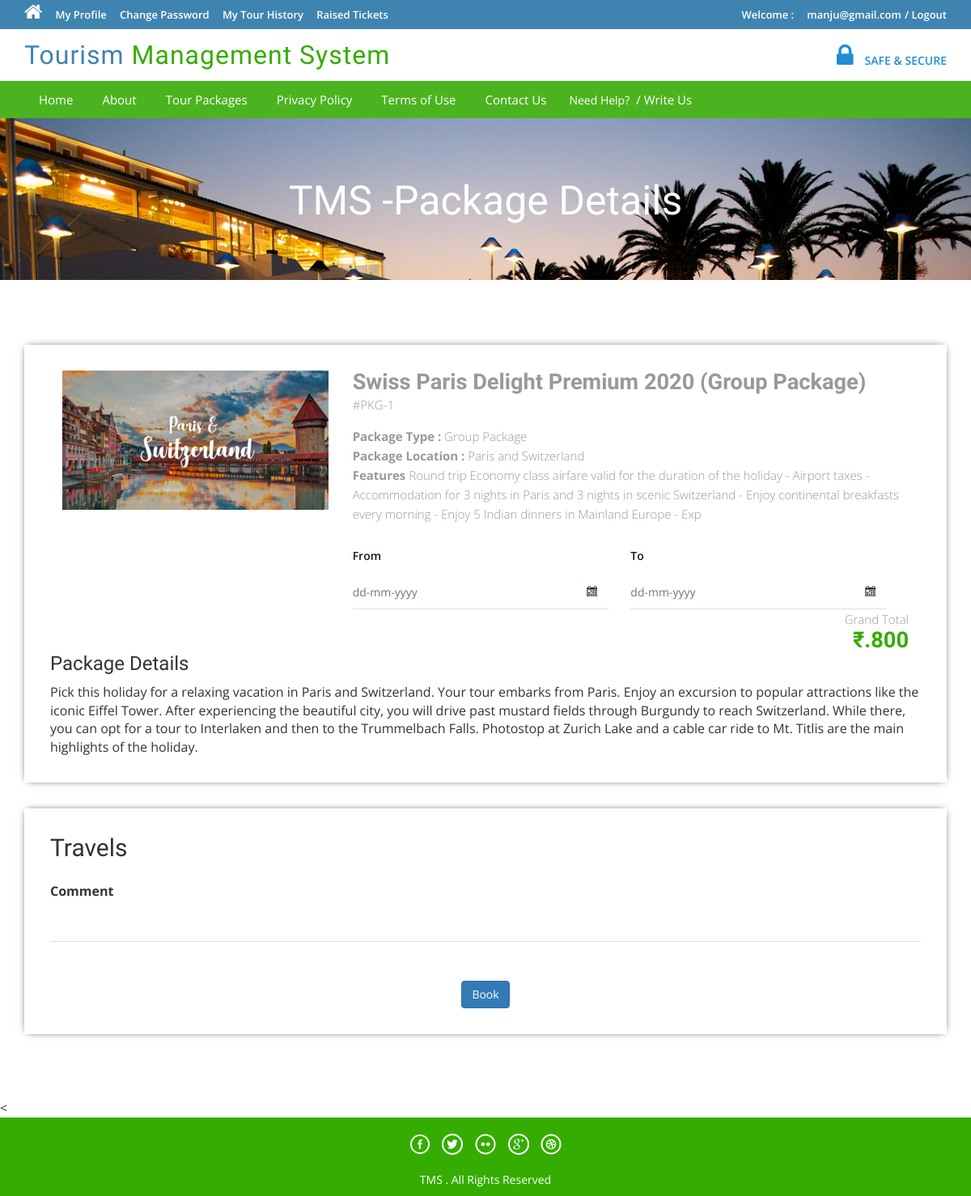
Page /package-details.php?pkgid=1 (signed in) on the earlier database version.
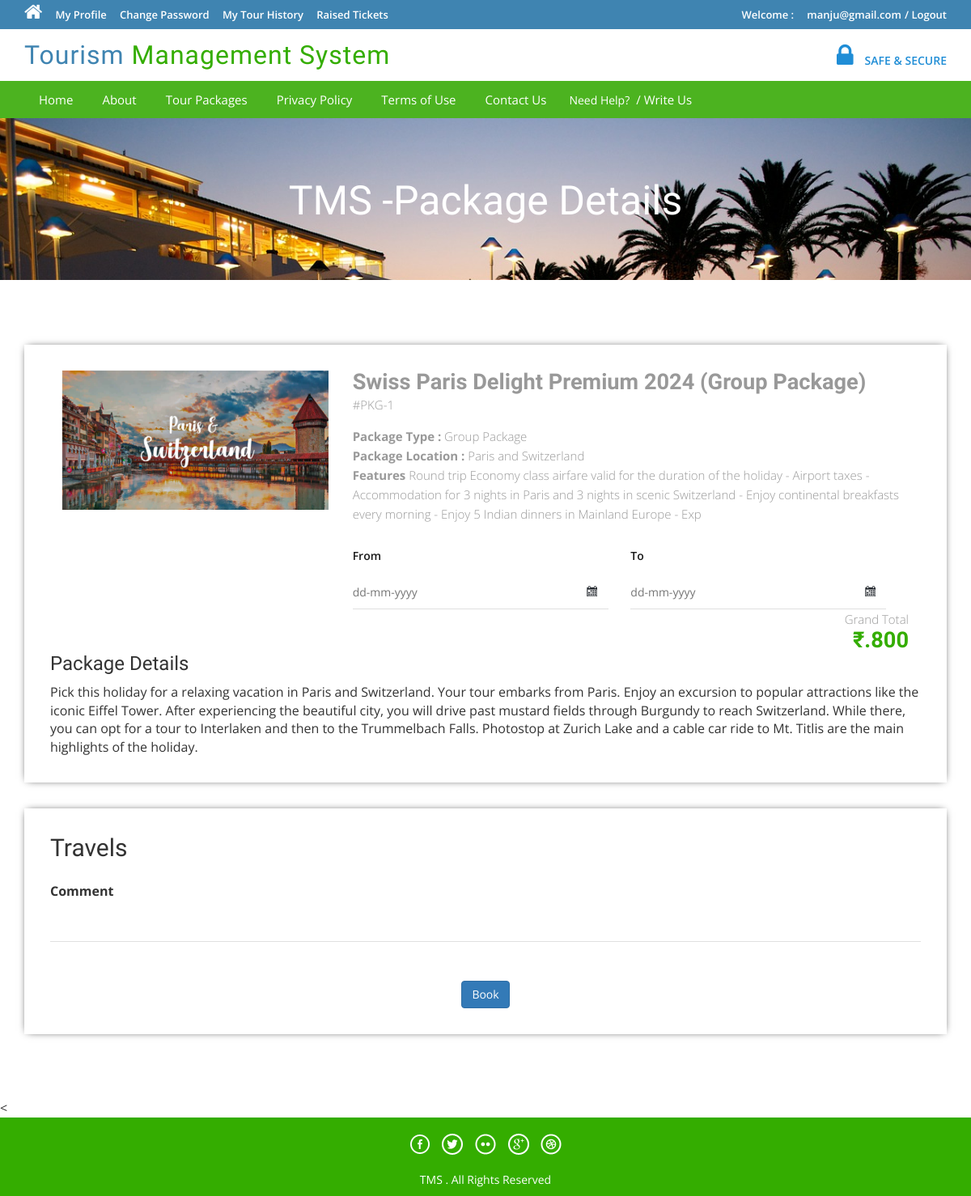
Same page on the later database version.
### tables this page shows
CREATE TABLE `tbltourpackages` (
  `PackageId` int(11) NOT NULL,
  `PackageName` varchar(200) DEFAULT NULL,
  `PackageType` varchar(150) DEFAULT NULL,
  `PackageLocation` varchar(100) DEFAULT NULL,
  `PackagePrice` int(11) DEFAULT NULL,
  `PackageFetures` varchar(255) DEFAULT NULL,
  `PackageDetails` mediumtext DEFAULT NULL,
  `PackageImage` varchar(100) DEFAULT NULL,
  `Creationdate` timestamp NULL DEFAULT current_timestamp(),
  `UpdationDate` timestamp NULL DEFAULT NULL ON UPDATE current_timestamp()
);

### package-details.php (the view, shortened to what this page needs)
<?php
include('includes/config.php');
?>
<!DOCTYPE HTML>
<html>
<head>
<link href="css/bootstrap.css" rel='stylesheet' type='text/css' />
<link href="css/style.css" rel='stylesheet' type='text/css' />
<link href="css/font-awesome.css" rel="stylesheet">
<link href="css/animate.css" rel="stylesheet" type="text/css" media="all">
<link rel="stylesheet" href="css/jquery-ui.css" />
</head>
<body>
<?php include('includes/header.php');?>
<div class="banner-3">
	<div class="container">
		<h1 class="wow zoomIn animated animated" data-wow-delay=".5s" style="visibility: visible; animation-delay: 0.5s; animation-name: zoomIn;"> TMS -Package Details</h1>
	</div>
</div>
<div class="selectroom">
	<div class="container">
<?php
$pid=intval($_GET['pkgid']);
$sql = "SELECT * from tbltourpackages where PackageId=:pid";
$query = $dbh->prepare($sql);
$query -> bindParam(':pid', $pid, PDO::PARAM_STR);
$query->execute();
$results=$query->fetchAll(PDO::FETCH_OBJ);
if($query->rowCount() > 0)
{
foreach($results as $result)
{	?>
<form name="book" method="post">
		<div class="selectroom_top">
			<div class="col-md-4 selectroom_left wow fadeInLeft animated" data-wow-delay=".5s">
				<img src="admin/pacakgeimages/<?php echo htmlentities($result->PackageImage);?>" class="img-responsive" alt="">
			</div>
			<div class="col-md-8 selectroom_right wow fadeInRight animated" data-wow-delay=".5s">
				<h2><?php echo htmlentities($result->PackageName);?></h2>
				<p class="dow">#PKG-<?php echo htmlentities($result->PackageId);?></p>
				<p><b>Package Type :</b> <?php echo htmlentities($result->PackageType);?></p>
				<p><b>Package Location :</b> <?php echo htmlentities($result->PackageLocation);?></p>
					<p><b>Features</b> <?php echo htmlentities($result->PackageFetures);?></p>
					<div class="ban-bottom">
				<div class="bnr-right">
				<label class="inputLabel">From</label>
				<input class="date" id="datepicker" type="text" placeholder="dd-mm-yyyy"  name="fromdate" required="">
			</div>
			<div class="bnr-right">
				<label class="inputLabel">To</label>
				<input class="date" id="datepicker1" type="text" placeholder="dd-mm-yyyy" name="todate" required="">
			</div>
			</div>
				<div class="grand">
					<p>Grand Total</p>
					<h3>₹.800</h3>
				</div>
			</div>
		<h3>Package Details</h3>
				<p style="padding-top: 1%"><?php echo htmlentities($result->PackageDetails);?> </p>
		</div>
		<div class="selectroom_top">
			<h2>Travels</h2>
			<div class="selectroom-info animated wow fadeInUp animated" data-wow-duration="1200ms" data-wow-delay="500ms" style="visibility: visible; animation-duration: 1200ms; animation-delay: 500ms; animation-name: fadeInUp; margin-top: -70px">
				<ul>
					<li class="spe">
						<label class="inputLabel">Comment</label>
						<input class="special" type="text" name="comment" required="">
					</li>
					<?php if($_SESSION['login'])
					{?>
						<li class="spe" align="center">
					<button type="submit" name="submit2" class="btn-primary btn">Book</button>
						</li>
						<?php } else {?>
							<li class="sigi" align="center" style="margin-top: 1%">
							<a href="#" data-toggle="modal" data-target="#myModal4" class="btn-primary btn" > Book</a></li>
							<?php } ?>
				</ul>
			</div>
		</div>
		</form>
<?php }} ?>
	</div>
</div>
<
<?php include('includes/footer.php');?>
</body>
</html>

### includes/header.php (shortened to what this page needs)
<?php if($_SESSION['login'])
{?>
<div class="top-header">
	<div class="container">
		<ul class="tp-hd-lft wow fadeInLeft animated" data-wow-delay=".5s">
			<li class="hm"><a href="index.html"><i class="fa fa-home"></i></a></li>
			<li class="prnt"><a href="profile.php">My Profile</a></li>
				<li class="prnt"><a href="change-password.php">Change Password</a></li>
			<li class="prnt"><a href="tour-history.php">My Tour History</a></li>
			<li class="prnt"><a href="issuetickets.php">Raised Tickets</a></li>
		</ul>
		<ul class="tp-hd-rgt wow fadeInRight animated" data-wow-delay=".5s">
			<li class="tol">Welcome :</li>
			<li class="sig"><?php echo htmlentities($_SESSION['login']);?></li>
			<li class="sigi"><a href="logout.php" >/ Logout</a></li>
        </ul>
		<div class="clearfix"></div>
	</div>
</div><?php }?>
<div class="header">
	<div class="container">
		<div class="logo wow fadeInDown animated" data-wow-delay=".5s">
			<a href="index.php">Tourism <span>Management System</span></a>
		</div>
		<div class="lock fadeInDown animated" data-wow-delay=".5s">
			<li><i class="fa fa-lock"></i></li>
            <li><div class="securetxt">SAFE &amp; SECURE </div></li>
		</div>
		<div class="clearfix"></div>
	</div>
</div>
<div class="footer-btm wow fadeInLeft animated" data-wow-delay=".5s">
	<div class="container">
	<div class="navigation">
			<nav class="navbar navbar-default">
				<div class="collapse navbar-collapse nav-wil" id="bs-example-navbar-collapse-1">
					<nav class="cl-effect-1">
						<ul class="nav navbar-nav">
							<li><a href="index.php">Home</a></li>
							<li><a href="page.php?type=aboutus">About</a></li>
								<li><a href="package-list.php">Tour Packages</a></li>
								<li><a href="page.php?type=privacy">Privacy Policy</a></li>
								<li><a href="page.php?type=terms">Terms of Use</a></li>
								<li><a href="page.php?type=contact">Contact Us</a></li>
								<?php if($_SESSION['login'])
{?>
								<li>Need Help?<a href="#" data-toggle="modal" data-target="#myModal3"> / Write Us </a>  </li>
								<?php } else { ?>
								<li><a href="enquiry.php"> Enquiry </a>  </li>
								<?php } ?>
								<div class="clearfix"></div>
						</ul>
					</nav>
				</div>
			</nav>
		</div>
	</div>
</div>

### includes/footer.php
<div class="copy-right">
	<div class="container">
		<div class="footer-social-icons wow fadeInDown animated animated" data-wow-delay=".5s" style="visibility: visible; animation-delay: 0.5s; animation-name: fadeInDown;">
			<ul>
				<li><a class="facebook" href="#"><span>Facebook</span></a></li>
				<li><a class="twitter" href="#"><span>Twitter</span></a></li>
				<li><a class="flickr" href="#"><span>Flickr</span></a></li>
				<li><a class="googleplus" href="#"><span>Google+</span></a></li>
				<li><a class="dribbble" href="#"><span>Dribbble</span></a></li>
			</ul>
		</div>
		<p class="wow zoomIn animated animated" data-wow-delay=".5s" style="visibility: visible; animation-delay: 0.5s; animation-name: zoomIn;"> TMS . All Rights Reserved </p>
	</div>
</div>

Differences in the rows shown:
changed tbltourpackages "Group Package": PackageName "Swiss Paris Delight Premium 2020 (Group Package)" → "Swiss Paris Delight Premium 2024 (Group Package)"
